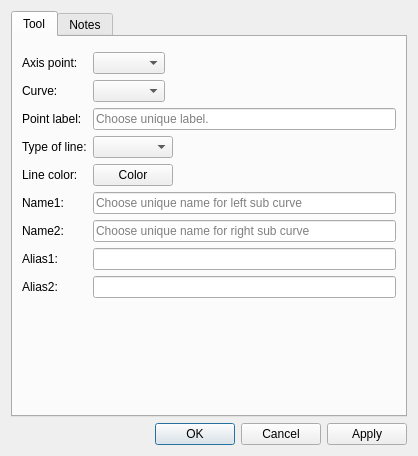
<?xml version="1.0" encoding="UTF-8"?>
<ui version="4.0">
 <class>DialogCurveIntersectAxis</class>
 <widget class="QDialog" name="DialogCurveIntersectAxis">
  <property name="geometry">
   <rect>
    <x>0</x>
    <y>0</y>
    <width>418</width>
    <height>456</height>
   </rect>
  </property>
  <property name="windowTitle">
   <string>Point intersect curve and axis</string>
  </property>
  <property name="windowIcon">
   <iconset resource="../../../vmisc/share/resources/icon.qrc">
    <normaloff>:/icon/64x64/icon64x64.png</normaloff>:/icon/64x64/icon64x64.png</iconset>
  </property>
  <layout class="QVBoxLayout" name="verticalLayout_2">
   <item>
    <widget class="QTabWidget" name="tabWidget">
     <property name="currentIndex">
      <number>0</number>
     </property>
     <widget class="QWidget" name="tab">
      <attribute name="title">
       <string>Tool</string>
      </attribute>
      <layout class="QVBoxLayout" name="verticalLayout">
       <item>
        <widget class="QWidget" name="formulaPlaceholder" native="true"/>
       </item>
       <item>
        <layout class="QFormLayout" name="formLayout">
         <property name="fieldGrowthPolicy">
          <enum>QFormLayout::FieldGrowthPolicy::ExpandingFieldsGrow</enum>
         </property>
         <item row="0" column="0">
          <widget class="QLabel" name="label_4">
           <property name="sizePolicy">
            <sizepolicy hsizetype="Preferred" vsizetype="Preferred">
             <horstretch>0</horstretch>
             <verstretch>0</verstretch>
            </sizepolicy>
           </property>
           <property name="text">
            <string>Axis point:</string>
           </property>
          </widget>
         </item>
         <item row="0" column="1">
          <widget class="QComboBox" name="comboBoxAxisPoint">
           <property name="toolTip">
            <string/>
           </property>
          </widget>
         </item>
         <item row="1" column="0">
          <widget class="QLabel" name="label_5">
           <property name="sizePolicy">
            <sizepolicy hsizetype="Preferred" vsizetype="Preferred">
             <horstretch>0</horstretch>
             <verstretch>0</verstretch>
            </sizepolicy>
           </property>
           <property name="text">
            <string>Curve:</string>
           </property>
          </widget>
         </item>
         <item row="1" column="1">
          <widget class="QComboBox" name="comboBoxCurve"/>
         </item>
         <item row="2" column="0">
          <widget class="QLabel" name="labelEditNamePoint">
           <property name="sizePolicy">
            <sizepolicy hsizetype="Preferred" vsizetype="Preferred">
             <horstretch>0</horstretch>
             <verstretch>0</verstretch>
            </sizepolicy>
           </property>
           <property name="text">
            <string>Point label:</string>
           </property>
          </widget>
         </item>
         <item row="2" column="1">
          <widget class="QLineEdit" name="lineEditNamePoint">
           <property name="sizePolicy">
            <sizepolicy hsizetype="Expanding" vsizetype="Fixed">
             <horstretch>0</horstretch>
             <verstretch>0</verstretch>
            </sizepolicy>
           </property>
           <property name="toolTip">
            <string>Unique label</string>
           </property>
           <property name="placeholderText">
            <string>Choose unique label.</string>
           </property>
          </widget>
         </item>
         <item row="3" column="0">
          <widget class="QLabel" name="label_7">
           <property name="text">
            <string>Type of line:</string>
           </property>
          </widget>
         </item>
         <item row="3" column="1">
          <widget class="QComboBox" name="comboBoxLineType">
           <property name="minimumSize">
            <size>
             <width>80</width>
             <height>0</height>
            </size>
           </property>
           <property name="maximumSize">
            <size>
             <width>110</width>
             <height>16777215</height>
            </size>
           </property>
           <property name="iconSize">
            <size>
             <width>80</width>
             <height>14</height>
            </size>
           </property>
          </widget>
         </item>
         <item row="4" column="0">
          <widget class="QLabel" name="label">
           <property name="text">
            <string>Line color:</string>
           </property>
          </widget>
         </item>
         <item row="7" column="0">
          <widget class="QLabel" name="labelAlias1">
           <property name="text">
            <string>Alias1:</string>
           </property>
          </widget>
         </item>
         <item row="7" column="1">
          <widget class="QLineEdit" name="lineEditAlias1">
           <property name="clearButtonEnabled">
            <bool>true</bool>
           </property>
          </widget>
         </item>
         <item row="8" column="0">
          <widget class="QLabel" name="labelAlias2">
           <property name="text">
            <string>Alias2:</string>
           </property>
          </widget>
         </item>
         <item row="8" column="1">
          <widget class="QLineEdit" name="lineEditAlias2">
           <property name="clearButtonEnabled">
            <bool>true</bool>
           </property>
          </widget>
         </item>
         <item row="4" column="1">
          <widget class="VPE::QtColorPicker" name="pushButtonLineColor">
           <property name="text">
            <string notr="true">Color</string>
           </property>
          </widget>
         </item>
         <item row="5" column="0">
          <widget class="QLabel" name="labelName1">
           <property name="text">
            <string>Name1:</string>
           </property>
          </widget>
         </item>
         <item row="5" column="1">
          <widget class="QLineEdit" name="lineEditName1">
           <property name="placeholderText">
            <string>Choose unique name for left sub curve</string>
           </property>
          </widget>
         </item>
         <item row="6" column="0">
          <widget class="QLabel" name="labelName2">
           <property name="text">
            <string>Name2:</string>
           </property>
          </widget>
         </item>
         <item row="6" column="1">
          <widget class="QLineEdit" name="lineEditName2">
           <property name="placeholderText">
            <string>Choose unique name for right sub curve</string>
           </property>
          </widget>
         </item>
        </layout>
       </item>
       <item>
        <spacer name="verticalSpacer">
         <property name="orientation">
          <enum>Qt::Orientation::Vertical</enum>
         </property>
         <property name="sizeHint" stdset="0">
          <size>
           <width>20</width>
           <height>40</height>
          </size>
         </property>
        </spacer>
       </item>
      </layout>
     </widget>
     <widget class="QWidget" name="tab_2">
      <attribute name="title">
       <string>Notes</string>
      </attribute>
      <layout class="QVBoxLayout" name="verticalLayout_3">
       <item>
        <widget class="QPlainTextEdit" name="plainTextEditToolNotes"/>
       </item>
      </layout>
     </widget>
    </widget>
   </item>
   <item>
    <widget class="QDialogButtonBox" name="buttonBox">
     <property name="orientation">
      <enum>Qt::Orientation::Horizontal</enum>
     </property>
     <property name="standardButtons">
      <set>QDialogButtonBox::StandardButton::Apply|QDialogButtonBox::StandardButton::Cancel|QDialogButtonBox::StandardButton::Ok</set>
     </property>
    </widget>
   </item>
  </layout>
 </widget>
 <customwidgets>
  <customwidget>
   <class>VPE::QtColorPicker</class>
   <extends>QPushButton</extends>
   <header>../vpropertyexplorer/qtcolorpicker.h</header>
  </customwidget>
 </customwidgets>
 <resources>
  <include location="../../../vmisc/share/resources/icon.qrc"/>
 </resources>
 <connections>
  <connection>
   <sender>buttonBox</sender>
   <signal>accepted()</signal>
   <receiver>DialogCurveIntersectAxis</receiver>
   <slot>accept()</slot>
   <hints>
    <hint type="sourcelabel">
     <x>248</x>
     <y>254</y>
    </hint>
    <hint type="destinationlabel">
     <x>157</x>
     <y>274</y>
    </hint>
   </hints>
  </connection>
  <connection>
   <sender>buttonBox</sender>
   <signal>rejected()</signal>
   <receiver>DialogCurveIntersectAxis</receiver>
   <slot>reject()</slot>
   <hints>
    <hint type="sourcelabel">
     <x>316</x>
     <y>260</y>
    </hint>
    <hint type="destinationlabel">
     <x>286</x>
     <y>274</y>
    </hint>
   </hints>
  </connection>
 </connections>
</ui>
